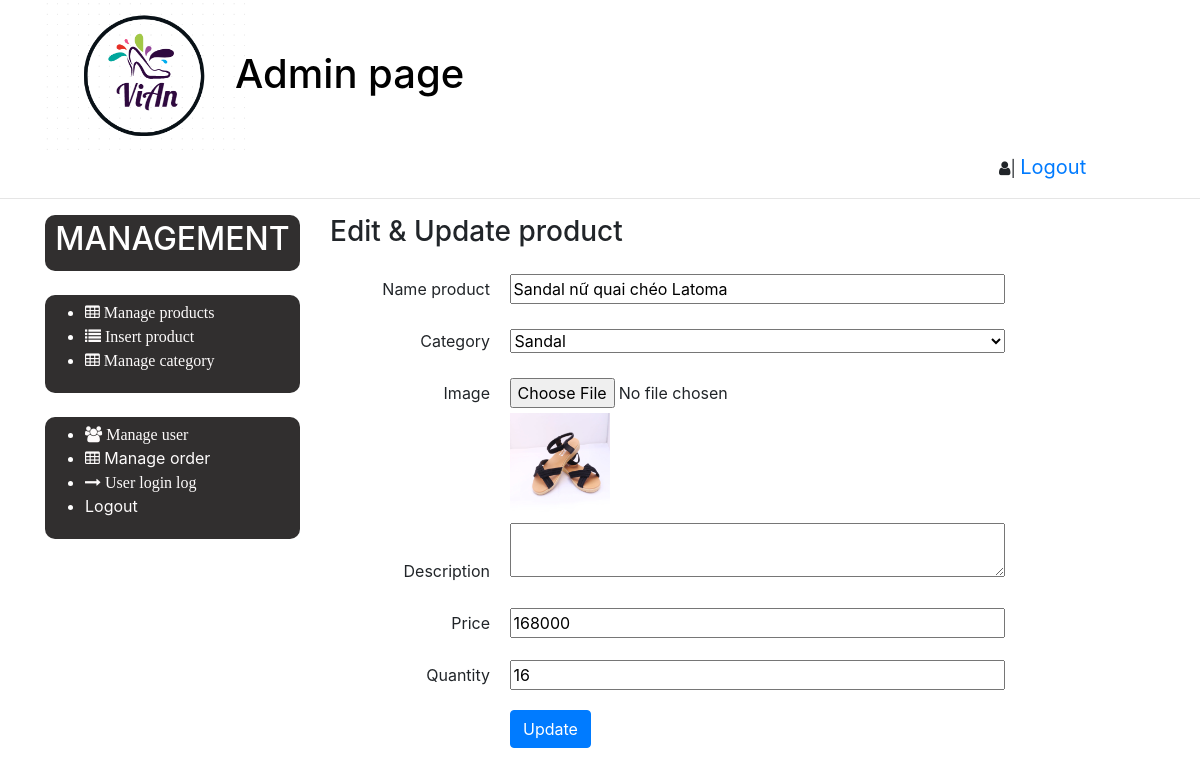
/admin/edit-products.php?quanly=edit&id=2 (signed in), run on the app's committed database.
### tables this page shows
create table products(
id INT NOT NULL AUTO_INCREMENT NOT NULL PRIMARY KEY,
name VARCHAR(255) NOT NULL,
category_id INT NOT NULL,
image VARCHAR(255) DEFAULT NULL,
decription TEXT DEFAULT NULL,
price FLOAT NOT NULL,
created DATE NULL DEFAULT CURRENT_TIMESTAMP,
quantity INT NOT NULL
);

### admin/edit-products.php (the view, shortened to what this page needs)
<?php
 include "include/dbconnection.php";
if(strlen($_SESSION['alogin'])==0)
	{
header('location:index.php');
}
else{
    $sql = "SELECT products.*,categories.categoryName FROM products JOIN categories ON categories.id=products.category_id  WHERE products.id = '$_GET[id]' ";
    $result = mysqli_query($con,$sql);
    $row = mysqli_fetch_array($result);
    $cate="SELECT * From categories";
    $caterun = mysqli_query($con,$cate);
?>
<!doctype html>
<html lang="en">
  <head>
    <link rel="stylesheet" href="https://maxcdn.bootstrapcdn.com/font-awesome/4.7.0/css/font-awesome.min.css">
    <link rel="stylesheet" href="https://stackpath.bootstrapcdn.com/bootstrap/4.3.1/css/bootstrap.min.css">
    <link rel="stylesheet" href="css/welcome.css">
  </head>
  <body>
     <?php include "include/header.php" ?>
     <div class="container">
        <div class="row">
            <?php include "include/sidebar.php"?>
            <div class="col-xs-9 col-sm-9 col-md-9 col-lg-9">
                <h3>Edit & Update product</h3>
                <form action="" method="POST" role="form" enctype="multipart/form-data">
                    <div class="control-group">
                        <label class="control-lable" for="proName">Name product</label>
                        <input type="text" class="control" name="proName" id="proName" value="<?php echo htmlentities($row['name']);?>" >
                    </div>
                    <div class="control-group">
                        <label class="control-lable" for="cate">Category</label>
                        <select class="control" name="cate">
                        <?php
                        while( $row1 = mysqli_fetch_array($caterun))
                            {?>
								<option  value="<?php echo htmlentities($row1['id']);?> "><?php echo htmlentities($row1['categoryName']);?></option>
						<?php  } ?>
                       </select>
                    </div>
                    <div class="control-group">
                        <label class="control-lable" for="image">Image</label>
                        <input type="file" class="" name='image' id="image" value="" >
                        <br>
                        <img src="../image-product/<?php echo htmlentities($row['category_id']);?>/<?php echo htmlentities($row['image']);?>" alt="" style="width:100px; height:100px;margin-left:180px; margin-bottom:10px">
                    </div>
                    <div class="control-group">
                        <label class="control-lable" for="desc">Description</label>
                        <textarea type="text" class="control" name="desc" id="desc" value="<?php echo htmlentities($row['decription']);?>"></textarea>
                    </div>
                    <div class="control-group">
                        <label class="control-lable" for="price">Price</label>
                        <input type="text" class="control" name ="price" id="price" value="<?php echo htmlentities($row['price']);?>">
                    </div>
                    <div class="control-group">
                        <label class="control-lable" for="quantity">Quantity</label>
                        <input type="text" class="control" name="quantity" id="quantity" value="<?php echo htmlentities($row['quantity']);?>">
                    </div>
                    <button type="submit" name='submit' class="btn btn-primary update">Update</button>
                </form>
            </div>
        </div>
     </div>
  </body>
</html>
<?php } ?>

### admin/css/welcome.css (style rules this page uses)
.control-lable { width: 160px; text-align: right; margin-right: 15px; margin-top: 20px; }
.control { width: 60%; }
.update { margin-left: 180px; margin-top: 15px; }

### data on the page
products: proName "Sandal nữ quai chéo Latoma", image (picture), price "168000", quantity "16"

### other printed values
form field cate "Sandal"
